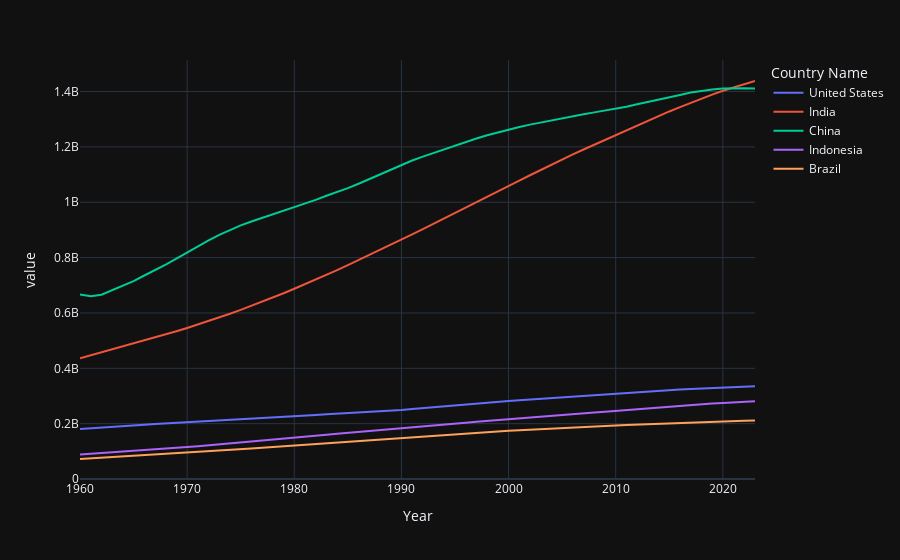

This figure's notebook cell:
### Code cell
# interactive Line chart
fig = px.line(df_pivot, x=df_pivot.index, y=df_pivot.columns)
fig.show()
